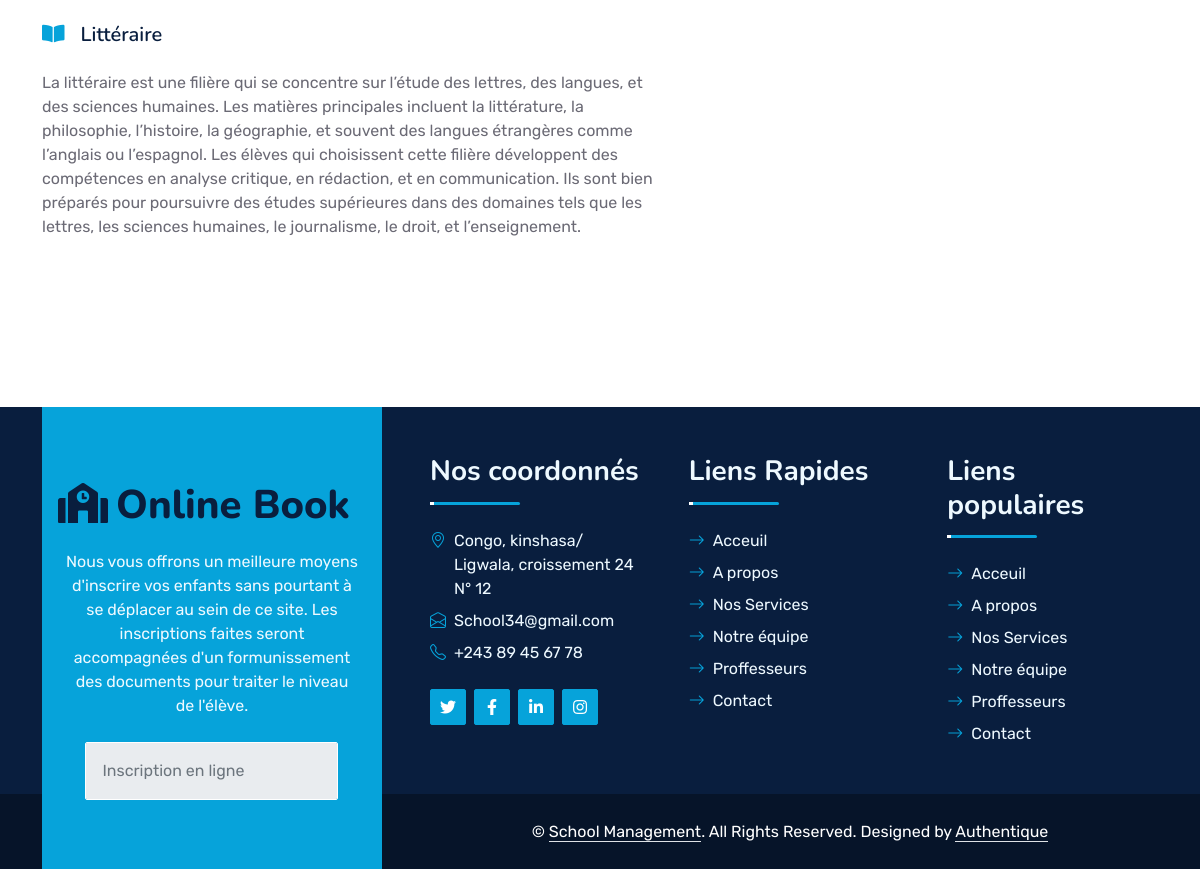
The app's page /options.php (lower part), older data.
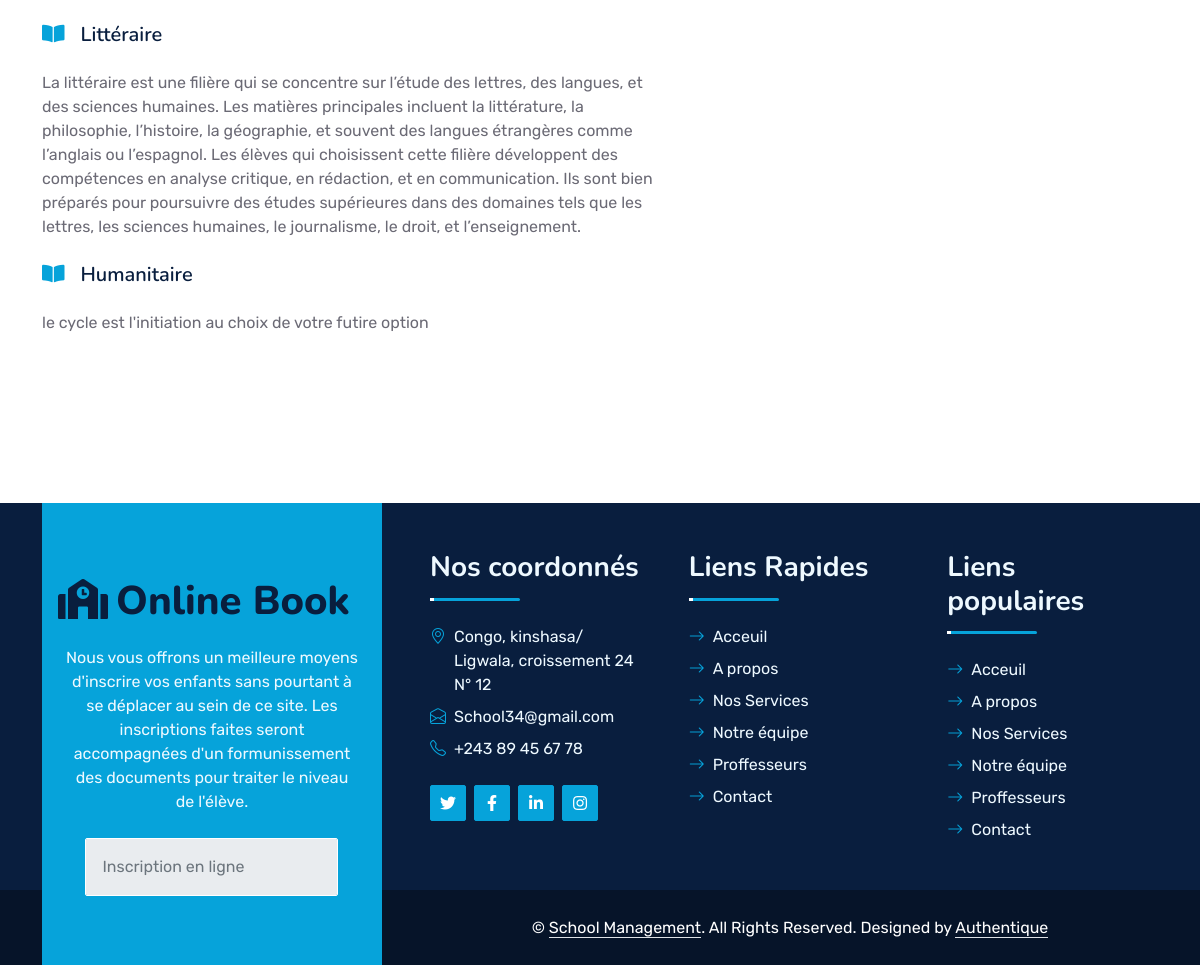
The same page, newer data.
### tables this page shows
CREATE TABLE `options` (
  `id` int NOT NULL,
  `nom` varchar(50) NOT NULL,
  `description` text NOT NULL
);

### Controller/MainController.php (called while the page is built, shortened)
<?php
class MainController{
    public $connexion;
    public $password = "";
    public $username ="root";
    public $database ="school";
    public $serveur ="localhost";
    public function __construct()
    {
        $this->connexion = new PDO("mysql:host=$this->serveur;dbname=$this->database",$this->username,$this->password);
    }
    public function options()
    {
       $request = $this->connexion->prepare("SELECT * FROM options");
        $request->execute();
        $options = $request->fetchAll(PDO::FETCH_ASSOC);
       return $options;
    }
}
?>

### options.php (the view, shortened to what this page needs)
<?php
    require "Layourt/header.php";
    require "Controller/MainController.php";
    $request = new MainController();
    $options = $request->options();
?>
    <div class="container-fluid py-5 wow fadeInUp" data-wow-delay="0.1s">
        <div class="container py-5">
            <div class="row g-5">
                <div class="col-lg-7">
                    <?php foreach($options as $option):?>
                    <div class="row gx-3">
                        <div class="col-sm-6 wow zoomIn" data-wow-delay="0.2s">
                            <h5 class="mb-4"  data-wow-delay="0.6s"><i class="fa fa-book-open text-primary me-3"></i><?= $option['nom']?></h5>
                        </div>
                    </div>
                    <p class="mb-4"><?= $option['description']?></p>
                    <?php endforeach?>
                </div>
            </div>
        </div>
    </div>
<?php
    require "Layourt/footer.php"
?>

Row changes from the older to the newer data that the page shows:
added options: nom "Humanitaire", description "le cycle est l'initiation au choix de votre futire option"
